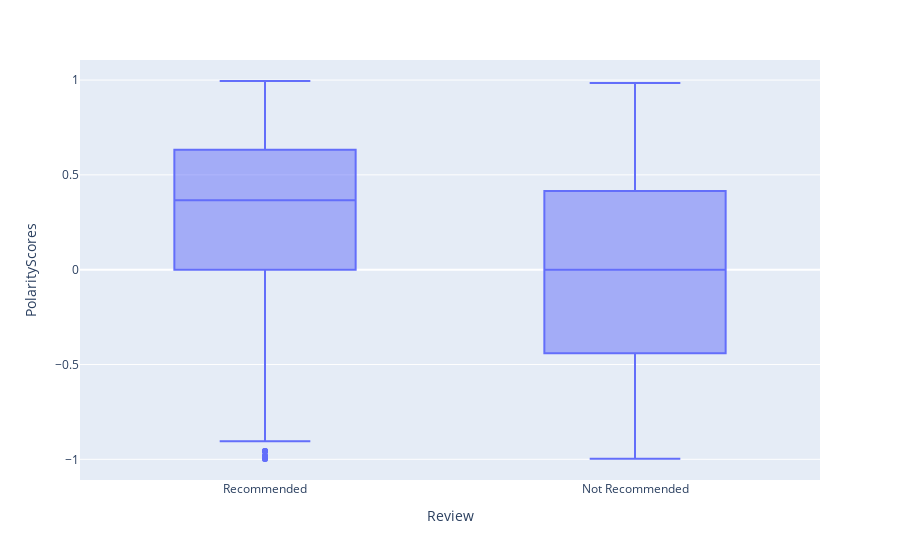

Here is the notebook cell this chart was saved with:
### Markdown cell above
### Generating a box plot using Plotly Express.
The box plot displays the distribution of polarity scores 
categorized by the type of review.
<br>
Useful for visually comparing the sentiment scores between different review categories.
<br>
It can show things like the median, range, and outliers of sentiment scores for each type of review.

### Code cell
px.box(df, x='Review', y='PolarityScores')

### Figure 1 — Plotly figure (JSON) as saved in the notebook; plotly's stock layout.template omitted (floating-point values rounded to 4 significant figures; data arrays with more than 128 entries replaced by an {"elided": "..."} marker saying what was removed)
{"data": [{"alignmentgroup": "True", "hovertemplate": "Review=%{x}<br>PolarityScores=%{y}<extra></extra>", "legendgroup": "", "marker": {"color": "#636efa"}, "name": "", "notched": false, "offsetgroup": "", "orientation": "v", "showlegend": false, "type": "box", "x": {"elided": "2130 str values"}, "x0": " ", "xaxis": "x", "y": {"elided": "2130 float values"}, "y0": " ", "yaxis": "y"}], "layout": {"autosize": true, "boxmode": "group", "legend": {"tracegroupgap": 0}, "margin": {"t": 60}, "xaxis": {"anchor": "y", "autorange": true, "domain": [0, 1], "range": [-0.5, 1.5], "title": {"text": "Review"}, "type": "category"}, "yaxis": {"anchor": "x", "autorange": true, "domain": [0, 1], "range": [-1.109, 1.106], "title": {"text": "PolarityScores"}, "type": "linear"}}}
